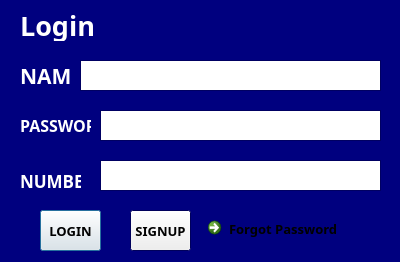
<?xml version="1.0" encoding="UTF-8"?>
<ui version="4.0">
 <class>Dialog</class>
 <widget class="QDialog" name="Dialog">
  <property name="geometry">
   <rect>
    <x>0</x>
    <y>0</y>
    <width>400</width>
    <height>262</height>
   </rect>
  </property>
  <property name="palette">
   <palette>
    <active>
     <colorrole role="Base">
      <brush brushstyle="SolidPattern">
       <color alpha="255">
        <red>0</red>
        <green>0</green>
        <blue>127</blue>
       </color>
      </brush>
     </colorrole>
     <colorrole role="Window">
      <brush brushstyle="SolidPattern">
       <color alpha="255">
        <red>0</red>
        <green>0</green>
        <blue>127</blue>
       </color>
      </brush>
     </colorrole>
    </active>
    <inactive>
     <colorrole role="Base">
      <brush brushstyle="SolidPattern">
       <color alpha="255">
        <red>0</red>
        <green>0</green>
        <blue>127</blue>
       </color>
      </brush>
     </colorrole>
     <colorrole role="Window">
      <brush brushstyle="SolidPattern">
       <color alpha="255">
        <red>0</red>
        <green>0</green>
        <blue>127</blue>
       </color>
      </brush>
     </colorrole>
    </inactive>
    <disabled>
     <colorrole role="Base">
      <brush brushstyle="SolidPattern">
       <color alpha="255">
        <red>0</red>
        <green>0</green>
        <blue>127</blue>
       </color>
      </brush>
     </colorrole>
     <colorrole role="Window">
      <brush brushstyle="SolidPattern">
       <color alpha="255">
        <red>0</red>
        <green>0</green>
        <blue>127</blue>
       </color>
      </brush>
     </colorrole>
    </disabled>
   </palette>
  </property>
  <property name="windowTitle">
   <string>Dialog</string>
  </property>
  <widget class="QLabel" name="label">
   <property name="geometry">
    <rect>
     <x>20</x>
     <y>10</y>
     <width>81</width>
     <height>31</height>
    </rect>
   </property>
   <property name="palette">
    <palette>
     <active>
      <colorrole role="WindowText">
       <brush brushstyle="SolidPattern">
        <color alpha="255">
         <red>255</red>
         <green>255</green>
         <blue>255</blue>
        </color>
       </brush>
      </colorrole>
      <colorrole role="Text">
       <brush brushstyle="SolidPattern">
        <color alpha="255">
         <red>255</red>
         <green>255</green>
         <blue>255</blue>
        </color>
       </brush>
      </colorrole>
      <colorrole role="ToolTipText">
       <brush brushstyle="SolidPattern">
        <color alpha="255">
         <red>255</red>
         <green>255</green>
         <blue>255</blue>
        </color>
       </brush>
      </colorrole>
      <colorrole role="PlaceholderText">
       <brush brushstyle="SolidPattern">
        <color alpha="128">
         <red>255</red>
         <green>255</green>
         <blue>255</blue>
        </color>
       </brush>
      </colorrole>
     </active>
     <inactive>
      <colorrole role="WindowText">
       <brush brushstyle="SolidPattern">
        <color alpha="255">
         <red>255</red>
         <green>255</green>
         <blue>255</blue>
        </color>
       </brush>
      </colorrole>
      <colorrole role="Text">
       <brush brushstyle="SolidPattern">
        <color alpha="255">
         <red>255</red>
         <green>255</green>
         <blue>255</blue>
        </color>
       </brush>
      </colorrole>
      <colorrole role="ToolTipText">
       <brush brushstyle="SolidPattern">
        <color alpha="255">
         <red>255</red>
         <green>255</green>
         <blue>255</blue>
        </color>
       </brush>
      </colorrole>
      <colorrole role="PlaceholderText">
       <brush brushstyle="SolidPattern">
        <color alpha="128">
         <red>255</red>
         <green>255</green>
         <blue>255</blue>
        </color>
       </brush>
      </colorrole>
     </inactive>
     <disabled>
      <colorrole role="WindowText">
       <brush brushstyle="SolidPattern">
        <color alpha="255">
         <red>120</red>
         <green>120</green>
         <blue>120</blue>
        </color>
       </brush>
      </colorrole>
      <colorrole role="Text">
       <brush brushstyle="SolidPattern">
        <color alpha="255">
         <red>120</red>
         <green>120</green>
         <blue>120</blue>
        </color>
       </brush>
      </colorrole>
      <colorrole role="ToolTipText">
       <brush brushstyle="SolidPattern">
        <color alpha="255">
         <red>255</red>
         <green>255</green>
         <blue>255</blue>
        </color>
       </brush>
      </colorrole>
      <colorrole role="PlaceholderText">
       <brush brushstyle="SolidPattern">
        <color alpha="128">
         <red>0</red>
         <green>0</green>
         <blue>0</blue>
        </color>
       </brush>
      </colorrole>
     </disabled>
    </palette>
   </property>
   <property name="font">
    <font>
     <family>MS Gothic</family>
     <pointsize>20</pointsize>
     <weight>75</weight>
     <bold>true</bold>
    </font>
   </property>
   <property name="text">
    <string>Login</string>
   </property>
  </widget>
  <widget class="QTextEdit" name="textEdit">
   <property name="geometry">
    <rect>
     <x>80</x>
     <y>60</y>
     <width>301</width>
     <height>31</height>
    </rect>
   </property>
   <property name="palette">
    <palette>
     <active>
      <colorrole role="Base">
       <brush brushstyle="SolidPattern">
        <color alpha="255">
         <red>255</red>
         <green>255</green>
         <blue>255</blue>
        </color>
       </brush>
      </colorrole>
     </active>
     <inactive>
      <colorrole role="Base">
       <brush brushstyle="SolidPattern">
        <color alpha="255">
         <red>255</red>
         <green>255</green>
         <blue>255</blue>
        </color>
       </brush>
      </colorrole>
     </inactive>
     <disabled>
      <colorrole role="Base">
       <brush brushstyle="SolidPattern">
        <color alpha="255">
         <red>0</red>
         <green>0</green>
         <blue>127</blue>
        </color>
       </brush>
      </colorrole>
     </disabled>
    </palette>
   </property>
   <property name="font">
    <font>
     <family>MS Sans Serif</family>
     <pointsize>12</pointsize>
    </font>
   </property>
  </widget>
  <widget class="QTextEdit" name="textEdit_2">
   <property name="geometry">
    <rect>
     <x>100</x>
     <y>110</y>
     <width>281</width>
     <height>31</height>
    </rect>
   </property>
   <property name="palette">
    <palette>
     <active>
      <colorrole role="Base">
       <brush brushstyle="SolidPattern">
        <color alpha="255">
         <red>255</red>
         <green>255</green>
         <blue>255</blue>
        </color>
       </brush>
      </colorrole>
     </active>
     <inactive>
      <colorrole role="Base">
       <brush brushstyle="SolidPattern">
        <color alpha="255">
         <red>255</red>
         <green>255</green>
         <blue>255</blue>
        </color>
       </brush>
      </colorrole>
     </inactive>
     <disabled>
      <colorrole role="Base">
       <brush brushstyle="SolidPattern">
        <color alpha="255">
         <red>0</red>
         <green>0</green>
         <blue>127</blue>
        </color>
       </brush>
      </colorrole>
     </disabled>
    </palette>
   </property>
   <property name="font">
    <font>
     <family>MS Sans Serif</family>
     <pointsize>12</pointsize>
    </font>
   </property>
  </widget>
  <widget class="QTextEdit" name="textEdit_3">
   <property name="geometry">
    <rect>
     <x>100</x>
     <y>160</y>
     <width>281</width>
     <height>31</height>
    </rect>
   </property>
   <property name="palette">
    <palette>
     <active>
      <colorrole role="Base">
       <brush brushstyle="SolidPattern">
        <color alpha="255">
         <red>255</red>
         <green>255</green>
         <blue>255</blue>
        </color>
       </brush>
      </colorrole>
     </active>
     <inactive>
      <colorrole role="Base">
       <brush brushstyle="SolidPattern">
        <color alpha="255">
         <red>255</red>
         <green>255</green>
         <blue>255</blue>
        </color>
       </brush>
      </colorrole>
     </inactive>
     <disabled>
      <colorrole role="Base">
       <brush brushstyle="SolidPattern">
        <color alpha="255">
         <red>0</red>
         <green>0</green>
         <blue>127</blue>
        </color>
       </brush>
      </colorrole>
     </disabled>
    </palette>
   </property>
   <property name="font">
    <font>
     <family>MS Sans Serif</family>
     <pointsize>12</pointsize>
    </font>
   </property>
  </widget>
  <widget class="QPushButton" name="pushButton">
   <property name="geometry">
    <rect>
     <x>40</x>
     <y>210</y>
     <width>61</width>
     <height>41</height>
    </rect>
   </property>
   <property name="font">
    <font>
     <family>MS Gothic</family>
     <pointsize>10</pointsize>
     <weight>75</weight>
     <bold>true</bold>
    </font>
   </property>
   <property name="text">
    <string>LOGIN</string>
   </property>
  </widget>
  <widget class="QLabel" name="label_2">
   <property name="geometry">
    <rect>
     <x>20</x>
     <y>60</y>
     <width>51</width>
     <height>31</height>
    </rect>
   </property>
   <property name="palette">
    <palette>
     <active>
      <colorrole role="WindowText">
       <brush brushstyle="SolidPattern">
        <color alpha="255">
         <red>255</red>
         <green>255</green>
         <blue>255</blue>
        </color>
       </brush>
      </colorrole>
      <colorrole role="Text">
       <brush brushstyle="SolidPattern">
        <color alpha="255">
         <red>0</red>
         <green>0</green>
         <blue>0</blue>
        </color>
       </brush>
      </colorrole>
      <colorrole role="Base">
       <brush brushstyle="SolidPattern">
        <color alpha="255">
         <red>0</red>
         <green>0</green>
         <blue>127</blue>
        </color>
       </brush>
      </colorrole>
      <colorrole role="PlaceholderText">
       <brush brushstyle="SolidPattern">
        <color alpha="128">
         <red>255</red>
         <green>255</green>
         <blue>255</blue>
        </color>
       </brush>
      </colorrole>
     </active>
     <inactive>
      <colorrole role="WindowText">
       <brush brushstyle="SolidPattern">
        <color alpha="255">
         <red>255</red>
         <green>255</green>
         <blue>255</blue>
        </color>
       </brush>
      </colorrole>
      <colorrole role="Text">
       <brush brushstyle="SolidPattern">
        <color alpha="255">
         <red>0</red>
         <green>0</green>
         <blue>0</blue>
        </color>
       </brush>
      </colorrole>
      <colorrole role="Base">
       <brush brushstyle="SolidPattern">
        <color alpha="255">
         <red>0</red>
         <green>0</green>
         <blue>127</blue>
        </color>
       </brush>
      </colorrole>
      <colorrole role="PlaceholderText">
       <brush brushstyle="SolidPattern">
        <color alpha="128">
         <red>255</red>
         <green>255</green>
         <blue>255</blue>
        </color>
       </brush>
      </colorrole>
     </inactive>
     <disabled>
      <colorrole role="WindowText">
       <brush brushstyle="SolidPattern">
        <color alpha="255">
         <red>120</red>
         <green>120</green>
         <blue>120</blue>
        </color>
       </brush>
      </colorrole>
      <colorrole role="Text">
       <brush brushstyle="SolidPattern">
        <color alpha="255">
         <red>120</red>
         <green>120</green>
         <blue>120</blue>
        </color>
       </brush>
      </colorrole>
      <colorrole role="Base">
       <brush brushstyle="SolidPattern">
        <color alpha="255">
         <red>0</red>
         <green>0</green>
         <blue>127</blue>
        </color>
       </brush>
      </colorrole>
      <colorrole role="PlaceholderText">
       <brush brushstyle="SolidPattern">
        <color alpha="128">
         <red>0</red>
         <green>0</green>
         <blue>0</blue>
        </color>
       </brush>
      </colorrole>
     </disabled>
    </palette>
   </property>
   <property name="font">
    <font>
     <family>MS Gothic</family>
     <pointsize>16</pointsize>
     <weight>75</weight>
     <bold>true</bold>
    </font>
   </property>
   <property name="text">
    <string>NAME</string>
   </property>
  </widget>
  <widget class="QLabel" name="label_3">
   <property name="geometry">
    <rect>
     <x>20</x>
     <y>110</y>
     <width>71</width>
     <height>31</height>
    </rect>
   </property>
   <property name="palette">
    <palette>
     <active>
      <colorrole role="WindowText">
       <brush brushstyle="SolidPattern">
        <color alpha="255">
         <red>255</red>
         <green>255</green>
         <blue>255</blue>
        </color>
       </brush>
      </colorrole>
     </active>
     <inactive>
      <colorrole role="WindowText">
       <brush brushstyle="SolidPattern">
        <color alpha="255">
         <red>255</red>
         <green>255</green>
         <blue>255</blue>
        </color>
       </brush>
      </colorrole>
     </inactive>
     <disabled>
      <colorrole role="WindowText">
       <brush brushstyle="SolidPattern">
        <color alpha="255">
         <red>120</red>
         <green>120</green>
         <blue>120</blue>
        </color>
       </brush>
      </colorrole>
     </disabled>
    </palette>
   </property>
   <property name="font">
    <font>
     <family>MS Gothic</family>
     <pointsize>12</pointsize>
     <weight>75</weight>
     <bold>true</bold>
    </font>
   </property>
   <property name="text">
    <string>PASSWORD</string>
   </property>
  </widget>
  <widget class="QLabel" name="label_4">
   <property name="geometry">
    <rect>
     <x>20</x>
     <y>170</y>
     <width>61</width>
     <height>21</height>
    </rect>
   </property>
   <property name="palette">
    <palette>
     <active>
      <colorrole role="WindowText">
       <brush brushstyle="SolidPattern">
        <color alpha="255">
         <red>255</red>
         <green>255</green>
         <blue>255</blue>
        </color>
       </brush>
      </colorrole>
     </active>
     <inactive>
      <colorrole role="WindowText">
       <brush brushstyle="SolidPattern">
        <color alpha="255">
         <red>255</red>
         <green>255</green>
         <blue>255</blue>
        </color>
       </brush>
      </colorrole>
     </inactive>
     <disabled>
      <colorrole role="WindowText">
       <brush brushstyle="SolidPattern">
        <color alpha="255">
         <red>120</red>
         <green>120</green>
         <blue>120</blue>
        </color>
       </brush>
      </colorrole>
     </disabled>
    </palette>
   </property>
   <property name="font">
    <font>
     <family>MS Gothic</family>
     <pointsize>13</pointsize>
     <weight>75</weight>
     <bold>true</bold>
    </font>
   </property>
   <property name="text">
    <string>NUMBER</string>
   </property>
  </widget>
  <widget class="QPushButton" name="pushButton_2">
   <property name="geometry">
    <rect>
     <x>130</x>
     <y>210</y>
     <width>61</width>
     <height>41</height>
    </rect>
   </property>
   <property name="font">
    <font>
     <family>MS Gothic</family>
     <pointsize>10</pointsize>
     <weight>75</weight>
     <bold>true</bold>
    </font>
   </property>
   <property name="text">
    <string>SIGNUP</string>
   </property>
  </widget>
  <widget class="QCommandLinkButton" name="commandLinkButton">
   <property name="geometry">
    <rect>
     <x>200</x>
     <y>210</y>
     <width>185</width>
     <height>31</height>
    </rect>
   </property>
   <property name="palette">
    <palette>
     <active>
      <colorrole role="WindowText">
       <brush brushstyle="SolidPattern">
        <color alpha="255">
         <red>255</red>
         <green>255</green>
         <blue>255</blue>
        </color>
       </brush>
      </colorrole>
      <colorrole role="Base">
       <brush brushstyle="SolidPattern">
        <color alpha="255">
         <red>255</red>
         <green>255</green>
         <blue>255</blue>
        </color>
       </brush>
      </colorrole>
     </active>
     <inactive>
      <colorrole role="WindowText">
       <brush brushstyle="SolidPattern">
        <color alpha="255">
         <red>255</red>
         <green>255</green>
         <blue>255</blue>
        </color>
       </brush>
      </colorrole>
      <colorrole role="Base">
       <brush brushstyle="SolidPattern">
        <color alpha="255">
         <red>255</red>
         <green>255</green>
         <blue>255</blue>
        </color>
       </brush>
      </colorrole>
     </inactive>
     <disabled>
      <colorrole role="WindowText">
       <brush brushstyle="SolidPattern">
        <color alpha="255">
         <red>120</red>
         <green>120</green>
         <blue>120</blue>
        </color>
       </brush>
      </colorrole>
      <colorrole role="Base">
       <brush brushstyle="SolidPattern">
        <color alpha="255">
         <red>0</red>
         <green>0</green>
         <blue>127</blue>
        </color>
       </brush>
      </colorrole>
     </disabled>
    </palette>
   </property>
   <property name="font">
    <font>
     <family>MS Gothic</family>
     <pointsize>10</pointsize>
     <weight>75</weight>
     <bold>true</bold>
    </font>
   </property>
   <property name="text">
    <string>Forgot Password</string>
   </property>
  </widget>
 </widget>
 <resources/>
 <connections/>
</ui>
